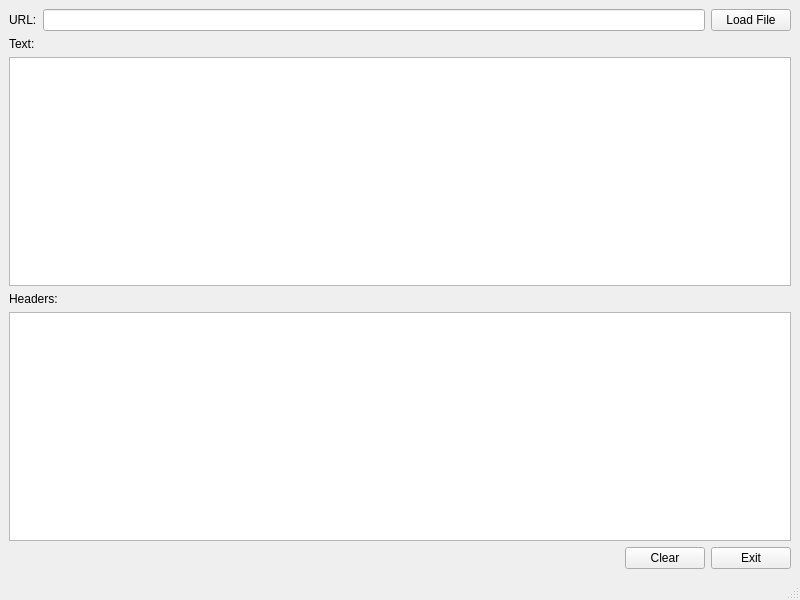
<?xml version="1.0" encoding="UTF-8"?>
<ui version="4.0">
 <class>MainWindow</class>
 <widget class="QMainWindow" name="MainWindow">
  <property name="geometry">
   <rect>
    <x>0</x>
    <y>0</y>
    <width>800</width>
    <height>600</height>
   </rect>
  </property>
  <property name="windowTitle">
   <string>MainWindow</string>
  </property>
  <widget class="QWidget" name="centralwidget">
   <layout class="QVBoxLayout" name="verticalLayout">
    <item>
     <layout class="QHBoxLayout" name="horizontalLayout">
      <item>
       <widget class="QLabel" name="label">
        <property name="text">
         <string>URL:</string>
        </property>
       </widget>
      </item>
      <item>
       <widget class="QLineEdit" name="urlLineEdit"/>
      </item>
      <item>
       <widget class="QPushButton" name="downloadPushButton">
        <property name="text">
         <string>Load File</string>
        </property>
       </widget>
      </item>
     </layout>
    </item>
    <item>
     <widget class="QLabel" name="label_2">
      <property name="text">
       <string>Text:</string>
      </property>
     </widget>
    </item>
    <item>
     <widget class="QPlainTextEdit" name="plainTextEdit">
      <property name="readOnly">
       <bool>true</bool>
      </property>
     </widget>
    </item>
    <item>
     <widget class="QLabel" name="label_3">
      <property name="text">
       <string>Headers:</string>
      </property>
     </widget>
    </item>
    <item>
     <widget class="QPlainTextEdit" name="headersPlainText">
      <property name="readOnly">
       <bool>true</bool>
      </property>
     </widget>
    </item>
    <item>
     <layout class="QHBoxLayout" name="horizontalLayout_2">
      <item>
       <spacer name="horizontalSpacer">
        <property name="orientation">
         <enum>Qt::Horizontal</enum>
        </property>
        <property name="sizeHint" stdset="0">
         <size>
          <width>40</width>
          <height>20</height>
         </size>
        </property>
       </spacer>
      </item>
      <item>
       <widget class="QPushButton" name="clearButton">
        <property name="text">
         <string>Clear</string>
        </property>
       </widget>
      </item>
      <item>
       <widget class="QPushButton" name="exitButton">
        <property name="text">
         <string>Exit</string>
        </property>
       </widget>
      </item>
     </layout>
    </item>
   </layout>
  </widget>
  <widget class="QMenuBar" name="menubar">
   <property name="geometry">
    <rect>
     <x>0</x>
     <y>0</y>
     <width>800</width>
     <height>26</height>
    </rect>
   </property>
  </widget>
  <widget class="QStatusBar" name="statusbar"/>
 </widget>
 <resources/>
 <connections/>
</ui>
